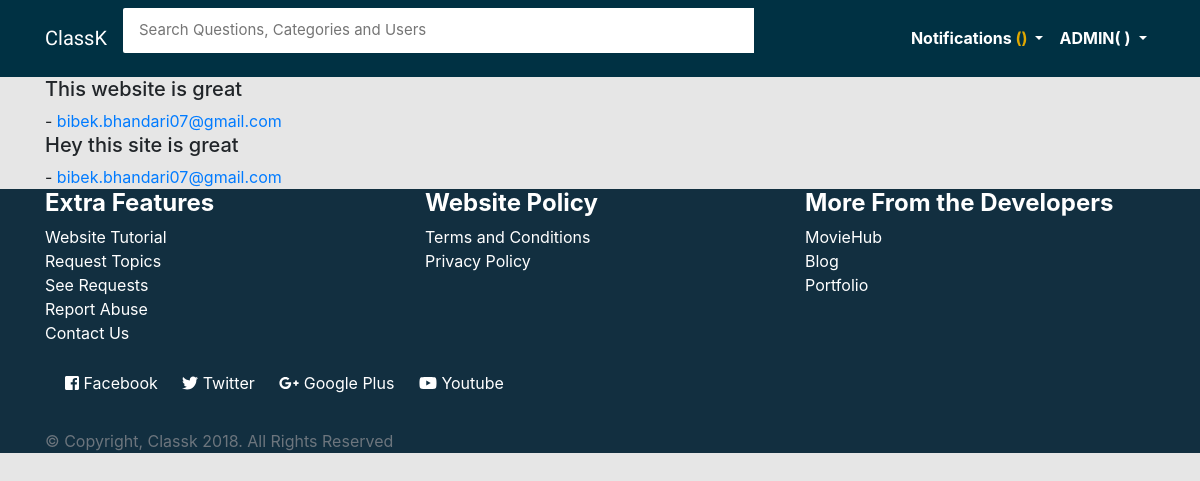
The page /see-contacts/ (signed in) on the database its author committed.
### main/models.py (models this page shows, shortened)
class Contact(models.Model):
    name = models.CharField(max_length=150)
    email = models.EmailField(max_length=150)
    message = models.TextField(max_length=500)
    date = models.DateTimeField(default=timezone.now())

### main/views.py (the view)
# urls.py: url(r'^see-contacts/$', views.contact_view, name='contact_view')
def contact_view(request):
    if request.user.is_superuser:
        contacts = Contact.objects.all()
        context = {
            'contacts':contacts
        }
        return render(request, 'main/contact-view.html', context)
    else:
        return redirect("main:home")

### main/templates/main/contact-view.html (shortened to what this page needs)
{% extends 'main/base.html' %}
{% block content %}
    <div class="container">
        {% if contacts %}
            {% for r in contacts %}
                <h5>{{r.message}}</h5> - <a href="mailto:{{ r.email }}?Subject=Thank%20You%20For%20  Your%20Message" target="_top">{{ r.email }}</a>
            {% endfor %}
        {% else %}
            <h5>No New Messages</h5>
        {% endif %}
    </div>
{% endblock %}

### main/templates/main/base.html (shortened to what this page needs)
<html lang="en">
<head>
    <link href="https://maxcdn.bootstrapcdn.com/bootstrap/4.0.0/css/bootstrap.min.css" rel="stylesheet"
> {% load static %}
    <link rel="stylesheet" href="{% static 'css/main.css' %}">
    <link href="https://maxcdn.bootstrapcdn.com/font-awesome/4.7.0/css/font-awesome.min.css" rel="stylesheet"
>
</head>
<body>
    <header>
        <nav class="navbar navbar-expand-lg navbar-light" style="background-color:#003143;">
            <div class="container">
                <a class="navbar-brand text-white" href="{% url 'main:home' %}" id="brand">ClassK</span>
                </a>
                <div class="collapse navbar-collapse" id="navbarNav">
                    <div class="bam-navbar-search smallsearch col-sm-8 col-xs-11">
                        <form action="{% url 'main:home' %}" method="get" class="row">
                            <input class="bam-navbar-input col-md-11" type="search" placeholder="Search Questions, Categories and Users" name="q" , value="">
                        </form>
                    </div>
                    <ul class="nav navbar-nav ml-auto w-100 justify-content-end" id="item">
                        {% if user.is_authenticated %}
                        <li class="nav-item dropdown">
                            <a class="nav-link dropdown-toggle" href="#" id="navbarDropdownMenuLink" data-toggle="dropdown" aria-haspopup="true" aria-expanded="false"
                                style="color:white;">
                                <strong>Notifications
                                    <span style="color:#E0A800;">({{ notif_counts }})</span>
                                </strong>
                            </a>
                        </li>
                        <li class="nav-item dropdown">
                            <a class="nav-link dropdown-toggle" href="#" id="navbarDropdownMenuLink" data-toggle="dropdown" aria-haspopup="true" aria-expanded="false"
                                style="color:white;">
                                <strong> {{ user.username|upper }}( {{ score }} )</strong>
                            </a>
                        </li>
                        {% endif %}
                    </ul>
                </div>
            </div>
        </nav>
    </header>
    {% block content %} {% endblock %}
    <footer class="footer">
        <div class="container" id="contents-footer">
            <div class="row">
                <div class="col-md-4">
                    <h4>
                        <strong>Extra Features</strong>
                    </h4>
                    <ul class="list-contents">
                        <a href="{% url 'main:tutorial' %}">
                            <li>Website Tutorial</li>
                        </a>
                        <a href="{% url 'main:request_topic' %}">
                            <li>Request Topics</li>
                        </a>
                        <a href="{% url 'main:display_request' %}">
                            <li>See Requests</li>
                        </a>
                        <a href="#">
                            <li>Report Abuse</li>
                        </a>
                        <a href="{% url 'main:contact' %}">
                            <li> Contact Us</li>
                        </a>
                    </ul>
                </div>
                <div class="col-md-4">
                    <h4>
                        <strong>Website Policy</strong>
                    </h4>
                    <ul class="list-contents">
                        <a href="#">
                            <li>Terms and Conditions</li>
                        </a>
                        <a href="#">
                            <li>Privacy Policy</li>
                        </a>
                    </ul>
                </div>
                <div class="col-md-4">
                    <h4>
                        <strong>More From the Developers</strong>
                    </h4>
                    <ul class="list-contents">
                        <a href="#">
                            <li>MovieHub</li>
                        </a>
                        <a href="#">
                            <li>Blog</li>
                        </a>
                        <a href="#">
                            <li>Portfolio</li>
                        </a>
                    </ul>
                </div>
            </div>
            <div class="social-media-links">
                <a href="https://www.facebook.com/whysoserious13" target="_blank"> <i class="fab fa-facebook-square"></i> Facebook</a>
                <a href="https://twitter.com/techinov22" target="_blank"> <i class="fab fa-twitter"></i>  Twitter</a>
                <a href="https://plus.google.com/u/0/113475651357673842065" target="_blank"> <i class="fab fa-google-plus-g"></i>  Google Plus</a>
                <a href="https://www.youtube.com/c/onthir" target="_blank"> <i class="fab fa-youtube"></i>  Youtube</a>
            </div>
             <br>
            <span class="text-muted text-center">&copy; Copyright, Classk 2018. All Rights Reserved</span>
        </div>
    </footer>
</body>
</html>

### account/static/css/main.css (style rules this page uses)
body { background: #e6e6e6; }
.bam-navbar-input { padding: 11px 16px; border-radius: 2px 0 0 2px; border: 0 none; outline: 0 none; font-size: 15px; }
#brand { font-family: 'Francois One', sans-serif; }
#contents-footer { color: white; }
.footer { background-color: #122f40; }
.list-contents li { list-style-type: none; }
.list-contents a { text-decoration: none; color: white; }
ul { padding: 0; }
.social-media-links { padding: 10px; }
.social-media-links a { text-decoration: none; color: white; padding: 10px; }

### rows shown on the page
Contact: message "This website is great", email "bibek.bhandari07@gmail.com"
Contact: message "Hey this site is great", email "bibek.bhandari07@gmail.com"

### other values the page prints
{{ user.username|upper }} "ADMIN"
